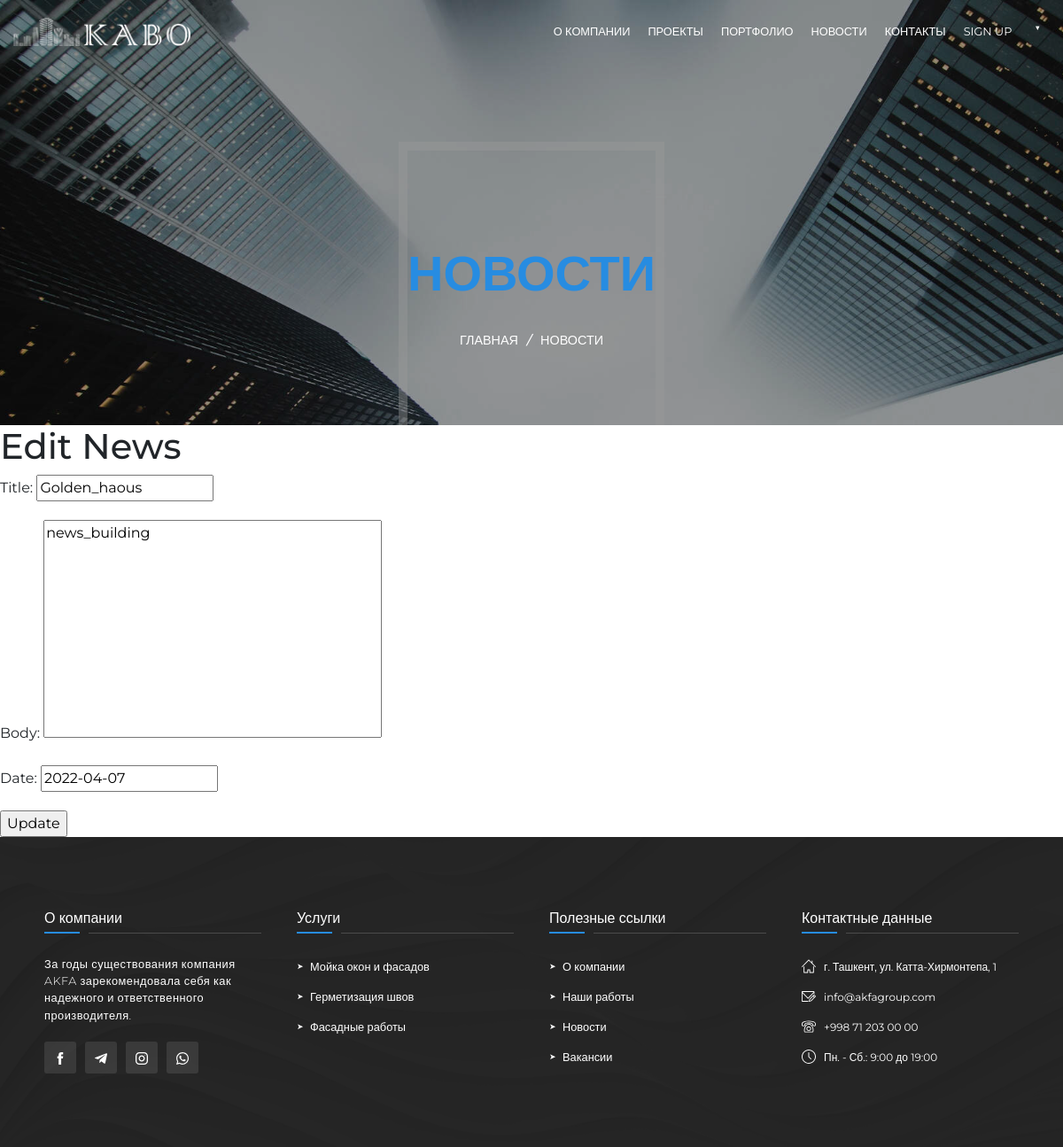
Screenshot of /project/update/1/ with the database file from the repository.
### project/models.py (models this page shows, shortened)
class ProjectModel(models.Model):
    title = models.CharField(max_length=15)
    body = models.TextField()
    author = models.ForeignKey('auth.User', on_delete=models.CASCADE)
    primer = models.DateField('Date', default=date.today)

### project/views.py (the view)
# urls.py: path('update/<int:pk>/', ProjectUpdateView.as_view(), name="update"),
class ProjectUpdateView(UpdateView):
    model = ProjectModel
    template_name = 'update.html'
    fields = ["title", "body", "primer"]

### news/templates/update.html (shortened to what this page needs)
{% extends 'base.html' %}
{% load static %}
{% block content %}
<header class="header_promo other_pages_header">
    <div class="header_promo_background" style="background-image: url({% static 'img/promo.jpg' %})"></div>
    <div class="video_overlay"></div>
    <div class="header_promo_video">
        <video autoplay loop muted playsinline webkit-playsinline poster="#" preload="none"
               src="{% static 'promo/promo_header.mp4' %}"></video>
    </div>
    <div class="header_promo_title">
        <h1><span>НОВОСТИ</span></h1>
        <ul class="header_promo_breadcrumbs">
            <li>
                <a href="">Главная</a><i>/</i>
            </li>
            <li>
                        <span>
                            НОВОСТИ
                        </span>
            </li>
        </ul>
    </div>
</header>
<div class="post-entry">
    <h1>Edit News</h1>
    <form action ="" method="post">
        {{ form.as_p }}
        <input type="submit" value="Update" />
    </form>
</div>
{% endblock %}

### static/css/style.css (style rules this page uses)
* { margin: 0; -webkit-box-sizing: border-box; box-sizing: border-box; }
html, body { width: 100%; margin: 0; padding: 0; font-family: "Montserrat", sans-serif; overflow-x: hidden; }
a { text-decoration: none !important; }
ul { list-style: none; padding: 0; margin: 0; }
button, input, textarea { outline: none !important; resize: none; }
p { line-height: 150%; }
.header_promo { position: relative; overflow: hidden; top: 0; left: 0; width: 100%; height: 100vh; z-index: 5; }
.header_promo_background { width: 100%; height: 100vh; position: absolute; z-index: 1; background-size: cover; background-repeat: no-repeat; }
.header_promo_video { width: 100%; height: 100vh; position: absolute; z-index: 2; }
.header_promo_video video { width: 100%; height: 100vh; -o-object-fit: cover; object-fit: cover; }
.header_promo_title { top: 50%; left: 50%; width: 100%; position: absolute; -webkit-transform: translate(-50%, -50%); transform: translate(-50%, -50%); z-index: 3; color: #fff; text-align: center; }
.header_promo_title h1 { font-size: 4em; font-weight: 700; margin-bottom: 30px; }
.header_promo_title h1 span { color: #278ce1; }
.header_promo_breadcrumbs { display: -webkit-box; display: -ms-flexbox; display: flex; text-align: center; -webkit-box-pack: center; -ms-flex-pack: center; justify-content: center; }
.header_promo_breadcrumbs a, .header_promo_breadcrumbs span, .header_promo_breadcrumbs i { color: #fff; text-transform: uppercase; font-weight: 500; font-size: 0.9em; }
.header_promo_breadcrumbs i { margin: 0 10px; }
.other_pages_header { height: 60vh; }
.other_pages_header h1 { font-size: 3.5em; }
.other_pages_header .header_promo_title { top: 70%; }
.other_pages_header::after { position: absolute; content: ""; width: 300px; height: calc(100% - 150px); border: 10px solid rgba(255, 255, 255, 0.4); bottom: -10px; left: 50%; -webkit-transform: translateX(-50%); transform: translateX(-50%); z-index: 2; }
.video_overlay { width: 100%; height: 100vh; position: absolute; top: 0; left: 0; background: rgba(0, 0, 0, 0.4); z-index: 3; }

### rows the page displays
ProjectModel: title "Golden_haous", body "news_building", primer "2022-04-07"
